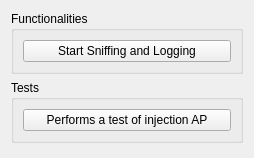
          <widget class="QWidget" name="page1">
           <property name="geometry">
            <rect>
             <x>0</x>
             <y>0</y>
             <width>254</width>
             <height>158</height>
            </rect>
           </property>
           <attribute name="label">
            <string>General functionalities</string>
           </attribute>
           <layout class="QVBoxLayout">
            <item>
             <widget class="QGroupBox" name="buttonGroup2_3_2">
              <property name="title">
               <string>Functionalities</string>
              </property>
              <layout class="QVBoxLayout">
               <item>
                <widget class="QPushButton" name="button_wep_start_sniff">
                 <property name="text">
                  <string>Start Sniffing and Logging</string>
                 </property>
                </widget>
               </item>
              </layout>
             </widget>
            </item>
            <item>
             <widget class="QGroupBox" name="buttonGroup2_3">
              <property name="title">
               <string>Tests</string>
              </property>
              <layout class="QVBoxLayout">
               <item>
                <widget class="QPushButton" name="button_wep_test_inj">
                 <property name="text">
                  <string>Performs a test of injection AP</string>
                 </property>
                </widget>
               </item>
              </layout>
             </widget>
            </item>
            <item>
             <spacer name="spacer22_4">
              <property name="orientation">
               <enum>Qt::Vertical</enum>
              </property>
              <property name="sizeType">
               <enum>QSizePolicy::Expanding</enum>
              </property>
              <property name="sizeHint" stdset="0">
               <size>
                <width>41</width>
                <height>110</height>
               </size>
              </property>
             </spacer>
            </item>
           </layout>
          </widget>
